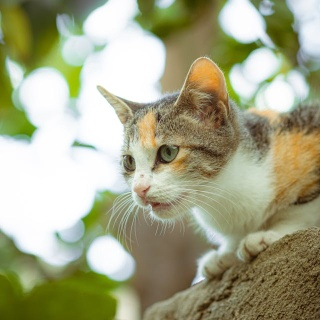
#> input picture lec06/cat.jpg, 320 x 320 px, given in place of the camera
$ python follower_car.py
#> lines starting #> are read from the running program, lines starting #| are printed output that depends on the picture; after the words box and inside, x2 and y2 are one past the last pixel; in counts of white or black regions, pixels touching at a corner belong together
#!/usr/bin/python
#+-+-+-+-+-+-+-+-+-+-+-+-+-+-+-+-+-+-+
# |R|a|s|p|b|e|r|r|y|P|i|.|c|o|m|.|t|w|
#+-+-+-+-+-+-+-+-+-+-+-+-+-+-+-+-+-+-+
# Copyright (c) 2016, raspberrypi.com.tw
# All rights reserved.
# Use of this source code is governed by a BSD-style license that can be
# found in the LICENSE file.
#
# follower_car.py
# Find the color and move to the target (this example is for green color)
#
# Author : sosorry
# Date   : 09/03/2016
# Usage  : python follower_car.py

import cv2
#import pwm_motor as motor
import dc_motor as motor

Color_Lower = (36, 130,46)
Color_Upper = (113, 255, 255)
Frame_Width  = 320
Frame_Height = 240

camera = cv2.VideoCapture(0, cv2.CAP_V4L)
camera.set(cv2.CAP_PROP_FRAME_WIDTH,  Frame_Width)
camera.set(cv2.CAP_PROP_FRAME_HEIGHT, Frame_Height)

try:
    while True:
        (_, frame) = camera.read()
#> frame is the input picture: shape (320, 320, 3); mean B, G, R 134.4, 165.9, 164.6

        # Do gaussian blur if needed
        frame = cv2.GaussianBlur(frame, (11, 11), 0)
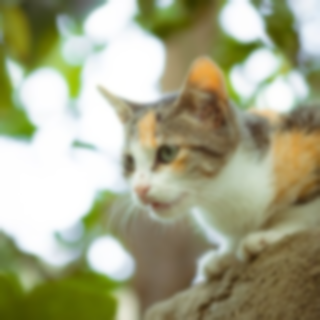
#> frame: shape (320, 320, 3); mean B, G, R 134.4, 165.9, 164.6

        # Convert to HSV color space
        hsv = cv2.cvtColor(frame, cv2.COLOR_BGR2HSV)
#> hsv: shape (320, 320, 3); mean H, S, V 42.4, 76.8, 171.7

        # Convert to binary with given color
        mask = cv2.inRange(hsv, Color_Lower, Color_Upper)
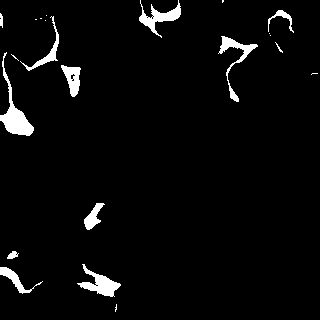
#> mask: shape (320, 320); 3.7% white; 22 white regions (10 under 20 px)

        # Do erode if needed
        #mask = cv2.erode(mask, None, iterations=2)

        # Do dilate if needed
        #mask = cv2.dilate(mask, None, iterations=2)

        # Find the contours
        (contours, _) = cv2.findContours(mask, cv2.RETR_EXTERNAL, cv2.CHAIN_APPROX_SIMPLE)
#> contours = 22 contours, 11 with area under 20; largest, box (x1, y1, x2, y2) and area: (0, 52, 34, 136) 675, (77, 264, 121, 297) 484, (139, 0, 181, 38) 434, (218, 36, 258, 102) 384, (61, 65, 81, 97) 326
        #(contours, _) = cv2.findContours(mask, cv2.RETR_TREE, cv2.CHAIN_APPROX_SIMPLE)

        # Define mass center
        center = None


        if len(contours) > 0:

            # Find the max length of contours
            c = max(contours, key=cv2.contourArea)
#> c = contour of 103 points, box (x1, y1, x2, y2) (0, 52, 34, 136), area 675

            # Find the x, y, radius of given contours
            ((x, y), radius) = cv2.minEnclosingCircle(c)
#> x = 17.5; y = 93.5; radius = 43.06

            # Find the moments
            M = cv2.moments(c)
#> M = moments, m00 675, centre m10/m00, m01/m00 = (15.11, 116.7)


            try:
                # mass center
                center = (int(M["m10"] / M["m00"]), int(M["m01"] / M["m00"]))
#> center = (15, 116)

                # process every frame
                cv2.circle(frame, (int(x), int(y)), int(radius),(0, 255, 255), 2)
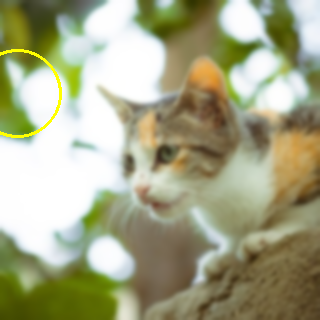
#> frame: shape (320, 320, 3); 0.5% of pixels changed, all inside (x1, y1, x2, y2) = (0, 49, 62, 138)
                cv2.circle(frame, center, 5, (0, 0, 255), -1)
#> frame: shape (320, 320, 3); 0.08% of pixels changed, all inside (x1, y1, x2, y2) = (10, 111, 21, 122)

                # Forward and backward rule
                if radius < 90:
                    motor.forward()
#> (this line was passed over: dc_motor is not available in this run)
                elif radius > 100:
                   motor.backward()
                else:
                   motor.stop()

                # turn right and turn left rule
                if center[0] > Frame_Width/2 + 10:
                    motor.turnRight()
                elif center[0] < Frame_Width/2 - 10:
                    motor.turnLeft()
#> (this line was passed over: dc_motor is not available in this run)
                else:
                    motor.stop()

            # if not find mass center
            except:
                pass


        # mark these lines below if you don't need to display and the car will get faster
        cv2.imshow("Frame", frame)
        key = cv2.waitKey(1) & 0xFF
#> (key q is pressed here)

        if key == ord("q"):
            break
        # mark these lines above if you don't need to display and the car will get faster

finally:
        motor.cleanup()
#> (this line was passed over: dc_motor is not available in this run)
        camera.release()
        cv2.destroyAllWindows()
